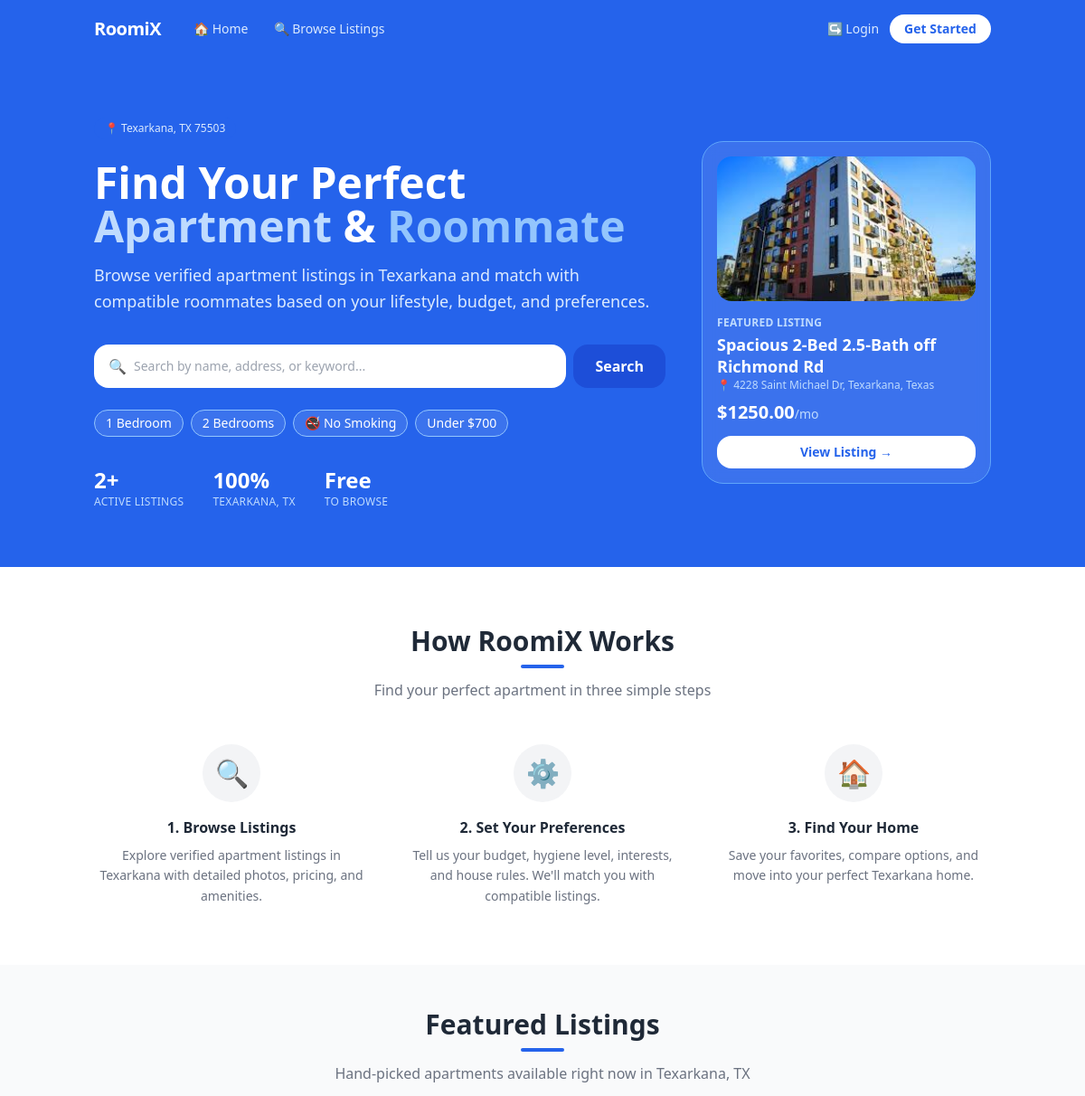
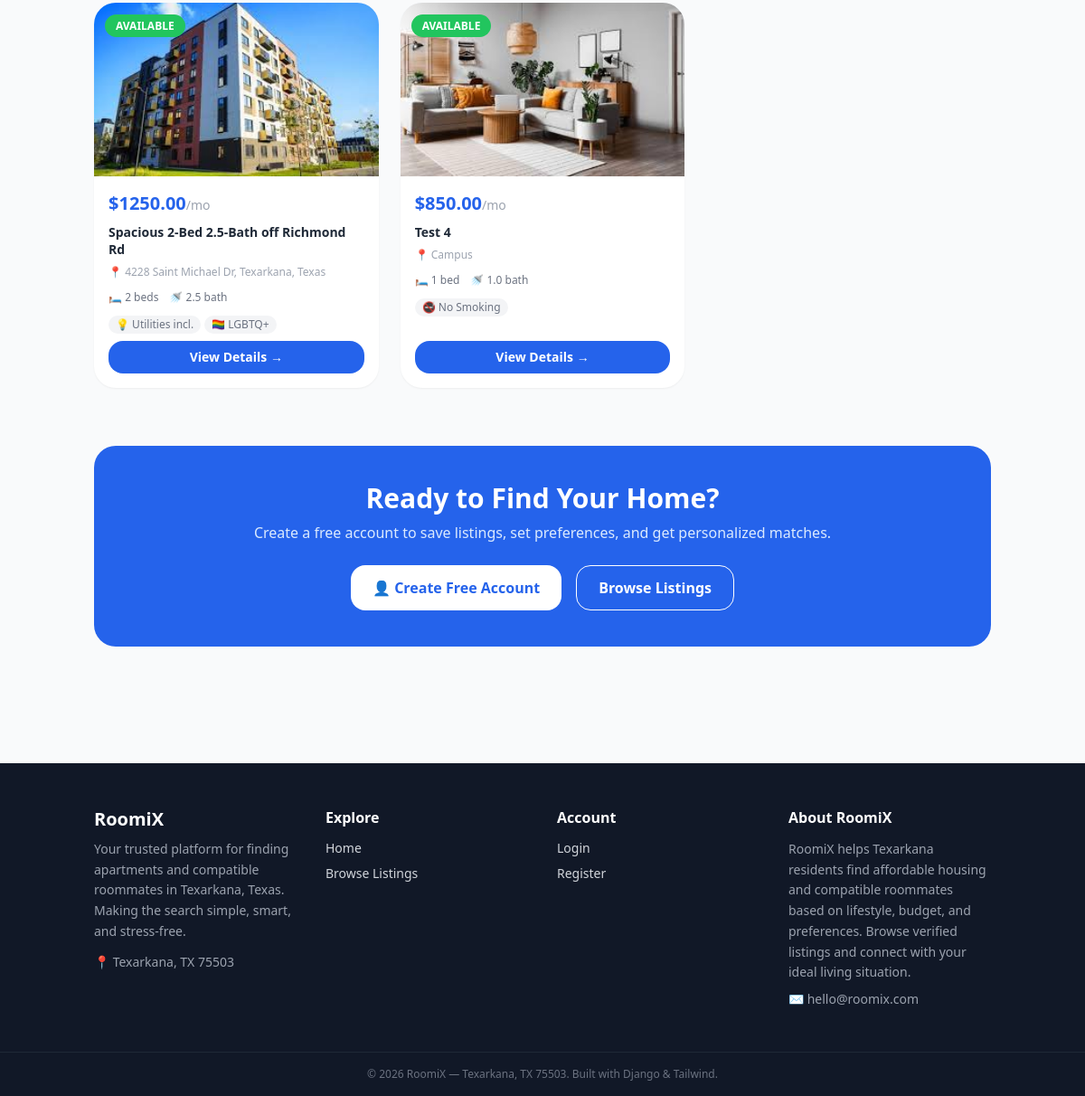
The page / on the database its author committed (2 pictures, top to bottom).
### core/models.py (models this page shows, shortened)
class ListingImage(models.Model):
    listing = models.ForeignKey(Listing, related_name='images', on_delete=models.CASCADE)
    image = models.ImageField(upload_to='listing_pics/')
    order = models.PositiveSmallIntegerField(default=0)
    class Meta:
        ordering = ['order']

class Listing(models.Model):
    owner = models.ForeignKey(
        User,
        on_delete=models.CASCADE,
        related_name='listings'
    )
    title = models.CharField(max_length=255)
    description = models.TextField()
    price = models.DecimalField(max_digits=10, decimal_places=2)
    location = models.CharField(max_length=255)
    available_from = models.DateField()
    bedrooms = models.PositiveIntegerField(default=1)
    bathrooms = models.DecimalField(max_digits=3, decimal_places=1, default=1.0)
    is_furnished = models.BooleanField(default=False)
    utilities_included = models.BooleanField(default=False)
    parking_available = models.BooleanField(default=False)
    quiet_hours = models.BooleanField(default=False)
    created_at = models.DateTimeField(auto_now_add=True)
    updated_at = models.DateTimeField(auto_now=True)
    class Meta:
        ordering = ['-created_at']
    def get_absolute_url(self):
        return reverse('listing-detail', kwargs={'pk': self.pk})

### core/views.py (the view, shortened to what this page needs)
# urls.py: path('', views.ListingListView.as_view(), name='home'),
class ListingListView(ListView):
    model = Listing
    template_name = 'core/listing_list.html'
    context_object_name = 'listings'
    paginate_by = 12
    def get_queryset(self):
        qs = Listing.objects.select_related('owner').prefetch_related('images')
        q = self.request.GET.get('q')
        if q:
            qs = qs.filter(title__icontains=q) | qs.filter(location__icontains=q)
        return qs
    def get_context_data(self, **kwargs):
        context = super().get_context_data(**kwargs)
        return context

### core/templates/core/listing_list.html (shortened to what this page needs)
{% extends "base.html" %}
{% load core_extras %}
{% block content %}
{% if not request.GET.q %}
<div class="bg-brand-500 text-white">
  <div class="max-w-5xl mx-auto px-4 py-16 flex flex-col lg:flex-row items-center gap-10">
    <div class="flex-1">
      <div class="inline-flex items-center gap-2 bg-blue-600 text-blue-100 text-xs px-3 py-1 rounded-full mb-6">
        📍 Texarkana, TX 75503
      </div>
      <h1 class="text-4xl sm:text-5xl font-extrabold leading-tight mb-4">
        Find Your Perfect<br/>
        <span class="text-blue-200">Apartment</span> &
        <span class="text-blue-300">Roommate</span>
      </h1>
      <p class="text-blue-100 text-lg mb-8 leading-relaxed">
        Browse verified apartment listings in Texarkana and match with compatible roommates based on your lifestyle, budget, and preferences.
      </p>
      <form method="GET" class="flex gap-2 mb-6">
        <div class="flex-1 flex items-center bg-white rounded-xl px-4 gap-2">
          <span class="text-gray-400">🔍</span>
          <input type="text" name="q" value="{{ request.GET.q }}"
                 placeholder="Search by name, address, or keyword..."
                 class="flex-1 py-3 text-gray-800 text-sm focus:outline-none"/>
        </div>
        <button type="submit"
                class="bg-blue-700 hover:bg-blue-800 text-white px-6 py-3 rounded-xl font-semibold transition">
          Search
        </button>
      </form>
      <div class="flex flex-wrap gap-2 text-sm">
        <a href="?q=1+bedroom" class="bg-white bg-opacity-10 hover:bg-opacity-20 text-white border border-blue-300 px-3 py-1 rounded-full transition">1 Bedroom</a>
        <a href="?q=2+bedroom" class="bg-white bg-opacity-10 hover:bg-opacity-20 text-white border border-blue-300 px-3 py-1 rounded-full transition">2 Bedrooms</a>
        <a href="?q=no+smoking" class="bg-white bg-opacity-10 hover:bg-opacity-20 text-white border border-blue-300 px-3 py-1 rounded-full transition">🚭 No Smoking</a>
        <a href="?max_price=700" class="bg-white bg-opacity-10 hover:bg-opacity-20 text-white border border-blue-300 px-3 py-1 rounded-full transition">Under $700</a>
      </div>
      <div class="flex gap-8 mt-8">
        <div>
          <p class="text-2xl font-extrabold">{{ paginator.count }}+</p>
          <p class="text-blue-200 text-xs uppercase tracking-wide">Active Listings</p>
        </div>
        <div>
          <p class="text-2xl font-extrabold">100%</p>
          <p class="text-blue-200 text-xs uppercase tracking-wide">Texarkana, TX</p>
        </div>
        <div>
          <p class="text-2xl font-extrabold">Free</p>
          <p class="text-blue-200 text-xs uppercase tracking-wide">To Browse</p>
        </div>
      </div>
    </div>
    {% with listings.0 as featured %}
    {% if featured %}
    <div class="lg:w-80 bg-white bg-opacity-10 rounded-2xl p-4 backdrop-blur border border-blue-400">
      <div class="h-40 bg-blue-400 bg-opacity-30 rounded-xl flex items-center justify-center text-5xl mb-4">
        {% with featured.images.first as img %}
          {% if img %}
            <img src="{{ img.image.url }}" alt="{{ featured.title }}"
                 class="w-full h-full object-cover rounded-xl"/>
          {% else %}
            🏠
          {% endif %}
        {% endwith %}
      </div>
      <p class="text-blue-200 text-xs uppercase tracking-wide font-semibold mb-1">Featured Listing</p>
      <p class="text-white font-bold text-lg leading-snug">{{ featured.title }}</p>
      <p class="text-blue-200 text-xs mb-2">📍 {{ featured.location }}</p>
      <p class="text-white font-extrabold text-xl">${{ featured.price }}<span class="text-blue-200 text-sm font-normal">/mo</span></p>
      <a href="{{ featured.get_absolute_url }}"
         class="mt-3 block text-center bg-white text-brand-500 font-semibold py-2 rounded-xl text-sm hover:bg-blue-50 transition">
        View Listing →
      </a>
    </div>
    {% endif %}
    {% endwith %}
  </div>
</div>
<div class="bg-white py-16">
  <div class="max-w-5xl mx-auto px-4 text-center">
    <h2 class="text-3xl font-bold text-gray-800 mb-2">How RoomiX Works</h2>
    <div class="w-12 h-1 bg-brand-500 mx-auto mb-3 rounded-full"></div>
    <p class="text-gray-500 mb-12">Find your perfect apartment in three simple steps</p>
    <div class="grid grid-cols-1 sm:grid-cols-3 gap-10">
      <div class="flex flex-col items-center">
        <div class="w-16 h-16 bg-gray-100 rounded-full flex items-center justify-center text-3xl mb-4">🔍</div>
        <h3 class="font-bold text-gray-800 mb-2">1. Browse Listings</h3>
        <p class="text-gray-500 text-sm leading-relaxed">Explore verified apartment listings in Texarkana with detailed photos, pricing, and amenities.</p>
      </div>
      <div class="flex flex-col items-center">
        <div class="w-16 h-16 bg-gray-100 rounded-full flex items-center justify-center text-3xl mb-4">⚙️</div>
        <h3 class="font-bold text-gray-800 mb-2">2. Set Your Preferences</h3>
        <p class="text-gray-500 text-sm leading-relaxed">Tell us your budget, hygiene level, interests, and house rules. We'll match you with compatible listings.</p>
      </div>
      <div class="flex flex-col items-center">
        <div class="w-16 h-16 bg-gray-100 rounded-full flex items-center justify-center text-3xl mb-4">🏠</div>
        <h3 class="font-bold text-gray-800 mb-2">3. Find Your Home</h3>
        <p class="text-gray-500 text-sm leading-relaxed">Save your favorites, compare options, and move into your perfect Texarkana home.</p>
      </div>
    </div>
  </div>
</div>
<div class="max-w-5xl mx-auto px-4 pt-12 pb-4 text-center">
  <h2 class="text-3xl font-bold text-gray-800 mb-2">Featured Listings</h2>
  <div class="w-12 h-1 bg-brand-500 mx-auto mb-3 rounded-full"></div>
  <p class="text-gray-500">Hand-picked apartments available right now in Texarkana, TX</p>
</div>
{% endif %}
<div class="max-w-5xl mx-auto px-4 pb-16">
  {% if listings %}
    <div class="grid grid-cols-1 sm:grid-cols-2 lg:grid-cols-3 gap-6">
      {% for item in listings %}
        <div class="bg-white rounded-2xl shadow-sm hover:shadow-md transition overflow-hidden flex flex-col relative">
          <div class="absolute top-3 left-3 z-10">
            <span class="bg-green-500 text-white text-xs font-semibold px-3 py-1 rounded-full">AVAILABLE</span>
          </div>
          <div class="h-48 bg-blue-50 overflow-hidden flex items-center justify-center">
            {% with item.images.first as img %}
              {% if img %}
                <img src="{{ img.image.url }}" alt="{{ item.title }}"
                     class="w-full h-full object-cover"/>
              {% else %}
                <span class="text-5xl">🏠</span>
              {% endif %}
            {% endwith %}
          </div>
          <div class="p-4 flex flex-col gap-2 flex-1">
            <p class="text-brand-500 font-extrabold text-xl">${{ item.price }}<span class="text-gray-400 text-sm font-normal">/mo</span></p>
            <h3 class="font-semibold text-gray-800 text-sm leading-snug">{{ item.title }}</h3>
            <p class="text-xs text-gray-400">📍 {{ item.location }}</p>
<div class="flex gap-3 text-xs text-gray-500 mt-1">
  <span>🛏 {{ item.bedrooms }} bed{{ item.bedrooms|pluralize }}</span>
  <span>🚿 {{ item.bathrooms }} bath</span>
</div>
<div class="flex flex-wrap gap-1 mt-1">
  {% if not item.owner.profile.is_smoker %}
    <span class="text-xs bg-gray-100 text-gray-500 px-2 py-0.5 rounded-full">🚭 No Smoking</span>
  {% endif %}
  {% if item.utilities_included %}
    <span class="text-xs bg-gray-100 text-gray-500 px-2 py-0.5 rounded-full">💡 Utilities incl.</span>
  {% endif %}
  {% if item.owner.profile.is_lgbtq_friendly %}
    <span class="text-xs bg-gray-100 text-gray-500 px-2 py-0.5 rounded-full">🏳️‍🌈 LGBTQ+</span>
  {% endif %}
</div>
            <a href="{{ item.get_absolute_url }}"
               class="mt-auto block text-center bg-brand-500 hover:bg-brand-600 text-white py-2 rounded-xl text-sm font-semibold transition">
              View Details →
            </a>
          </div>
        </div>
      {% endfor %}
    </div>
  {% endif %}
  {% if not user.is_authenticated %}
  <div class="mt-16 bg-brand-500 rounded-2xl p-10 text-center text-white">
    <h2 class="text-3xl font-bold mb-2">Ready to Find Your Home?</h2>
    <p class="text-blue-100 mb-6">Create a free account to save listings, set preferences, and get personalized matches.</p>
    <div class="flex justify-center gap-4 flex-wrap">
      <a href="{% url 'register' %}"
         class="bg-white text-brand-500 font-semibold px-6 py-3 rounded-xl hover:bg-blue-50 transition flex items-center gap-2">
        👤 Create Free Account
      </a>
      <a href="{% url 'listing-list' %}"
         class="border border-white text-white font-semibold px-6 py-3 rounded-xl hover:bg-blue-600 transition">
        Browse Listings
      </a>
    </div>
  </div>
  {% endif %}
</div>
{% endblock %}

### core/templates/base.html (shortened to what this page needs)
<!DOCTYPE html>
<html lang="en">
<head>
  <script src="https://cdn.tailwindcss.com"></script>
</head>
<body class="bg-gray-50 text-gray-800 min-h-screen flex flex-col">
  {% include "includes/_navbar.html" %}
  <main class="flex-1">
    {% block content %}{% endblock %}
  </main>
  <footer class="bg-gray-900 text-gray-300 mt-16">
    <div class="max-w-5xl mx-auto px-4 py-12 grid grid-cols-1 sm:grid-cols-4 gap-8">
      <div class="sm:col-span-1">
        <p class="text-white font-bold text-xl mb-2">RoomiX</p>
        <p class="text-sm text-gray-400 leading-relaxed">Your trusted platform for finding apartments and compatible roommates in Texarkana, Texas. Making the search simple, smart, and stress-free.</p>
        <p class="text-sm text-gray-400 mt-3">📍 Texarkana, TX 75503</p>
      </div>
      <div>
        <p class="text-white font-semibold mb-3">Explore</p>
        <ul class="space-y-2 text-sm">
          <li><a href="{% url 'home' %}" class="hover:text-white transition">Home</a></li>
          <li><a href="{% url 'listing-list' %}" class="hover:text-white transition">Browse Listings</a></li>
        </ul>
      </div>
      <div>
        <p class="text-white font-semibold mb-3">Account</p>
        <ul class="space-y-2 text-sm">
          {% if user.is_authenticated %}
            <li><a href="{% url 'profile' %}" class="hover:text-white transition">Profile</a></li>
            <li><a href="{% url 'inbox' %}" class="hover:text-white transition">Messages</a></li>
          {% else %}
            <li><a href="{% url 'login' %}" class="hover:text-white transition">Login</a></li>
            <li><a href="{% url 'register' %}" class="hover:text-white transition">Register</a></li>
          {% endif %}
        </ul>
      </div>
      <div>
        <p class="text-white font-semibold mb-3">About RoomiX</p>
        <p class="text-sm text-gray-400 leading-relaxed">RoomiX helps Texarkana residents find affordable housing and compatible roommates based on lifestyle, budget, and preferences. Browse verified listings and connect with your ideal living situation.</p>
        <p class="text-sm text-gray-400 mt-2">✉️ hello@roomix.com</p>
      </div>
    </div>
    <div class="border-t border-gray-800 py-4 text-center text-xs text-gray-500">
      © 2026 RoomiX — Texarkana, TX 75503. Built with Django & Tailwind.
    </div>
  </footer>
</body>
</html>

### core/templates/includes/_navbar.html (shortened to what this page needs)
<nav class="bg-brand-500 sticky top-0 z-50">
  <div class="max-w-5xl mx-auto px-4 h-16 flex items-center justify-between">
    <div class="flex items-center gap-6">
      <a href="{% url 'home' %}" class="text-white font-bold text-xl tracking-tight">RoomiX</a>
      <div class="hidden sm:flex items-center gap-1">
        <a href="{% url 'home' %}"
           class="text-blue-100 hover:text-white px-3 py-1.5 rounded-lg text-sm transition flex items-center gap-1">
          🏠 Home
        </a>
        <a href="{% url 'listing-list' %}"
           class="text-blue-100 hover:text-white px-3 py-1.5 rounded-lg text-sm transition flex items-center gap-1">
          🔍 Browse Listings
        </a>
      </div>
    </div>
    <div class="flex items-center gap-3 text-sm">
      {% if user.is_authenticated %}
        <a href="{% url 'listing-create' %}"
           class="text-blue-100 hover:text-white px-3 py-1.5 rounded-lg text-sm transition">
          + Post listing
        </a>
        <a href="{% url 'inbox' %}" class="relative text-blue-100 hover:text-white transition px-2">
          💬
          <span id="unread-badge"
                class="absolute -top-2 -right-1 bg-red-500 text-white text-xs rounded-full px-1.5 py-0.5 hidden">
            0
          </span>
        </a>
        <a href="{% url 'profile' %}" class="text-blue-100 hover:text-white transition">
          {{ user.username }}
        </a>
        <form method="POST" action="{% url 'logout' %}">
          {% csrf_token %}
          <button type="submit" class="text-blue-200 hover:text-white transition">Logout</button>
        </form>
      {% else %}
        <a href="{% url 'login' %}" class="text-blue-100 hover:text-white transition flex items-center gap-1">
          ↪ Login
        </a>
        <a href="{% url 'register' %}"
           class="bg-white text-brand-500 hover:bg-blue-50 font-semibold px-4 py-1.5 rounded-xl transition">
          Get Started
        </a>
      {% endif %}
    </div>
  </div>
</nav>

### rows shown on the page
ListingImage: image (picture)
Listing: title "Spacious 2-Bed 2.5-Bath off Richmond Rd", location "4228 Saint Michael Dr, Texarkana, Texas", price "1250.00", images.first.image (picture), bedrooms "2", bathrooms "2.5", utilities_included "💡 Utilities incl.", shows "🏳️‍🌈 LGBTQ+"
Listing: images.first.image (picture), price "850.00", title "Test 4", location "Campus", bedrooms "1", bathrooms "1.0", shows "🚭 No Smoking"

### other values the page prints
{{ paginator.count }} "2"
